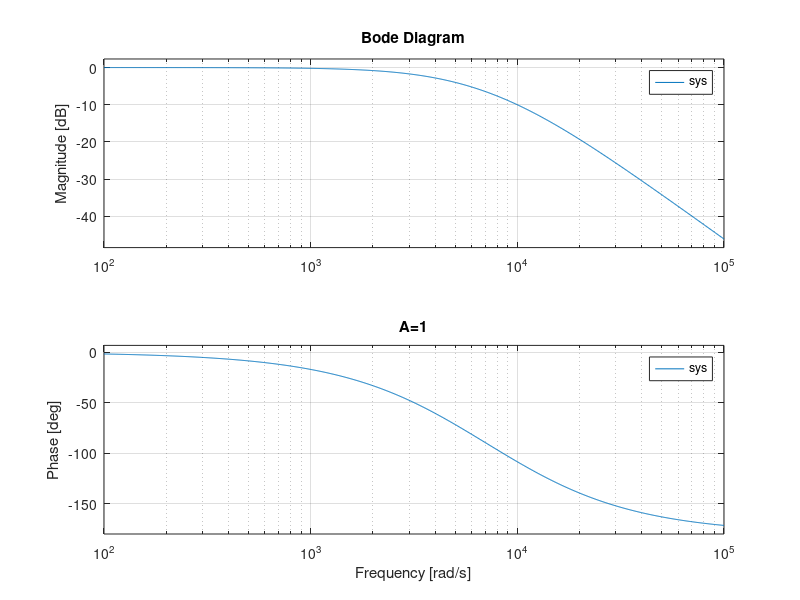
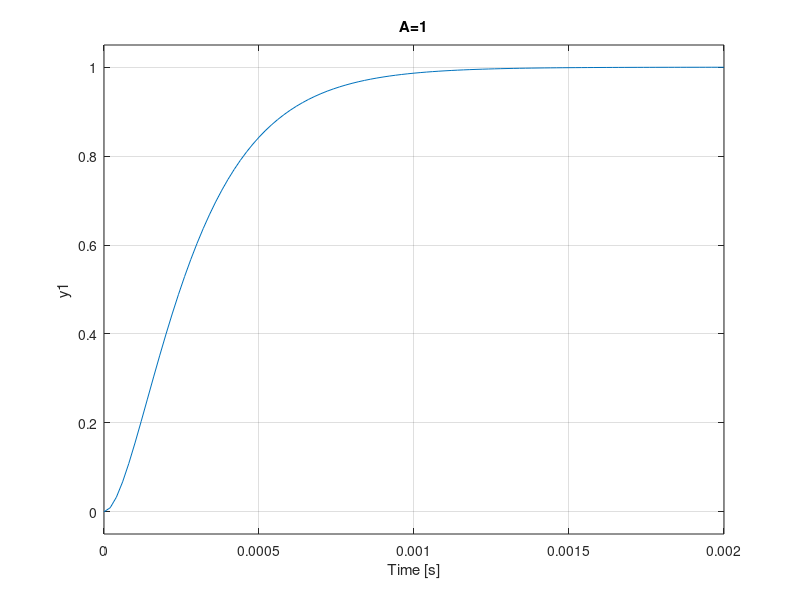
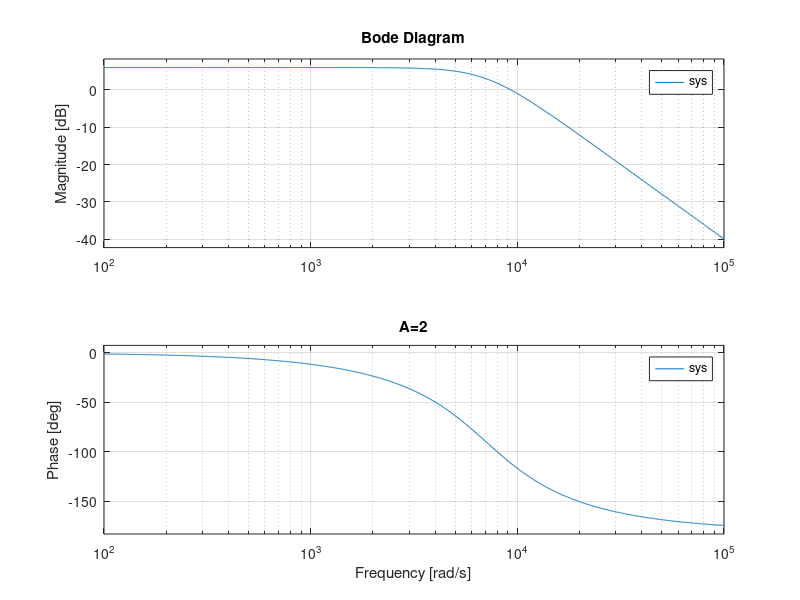
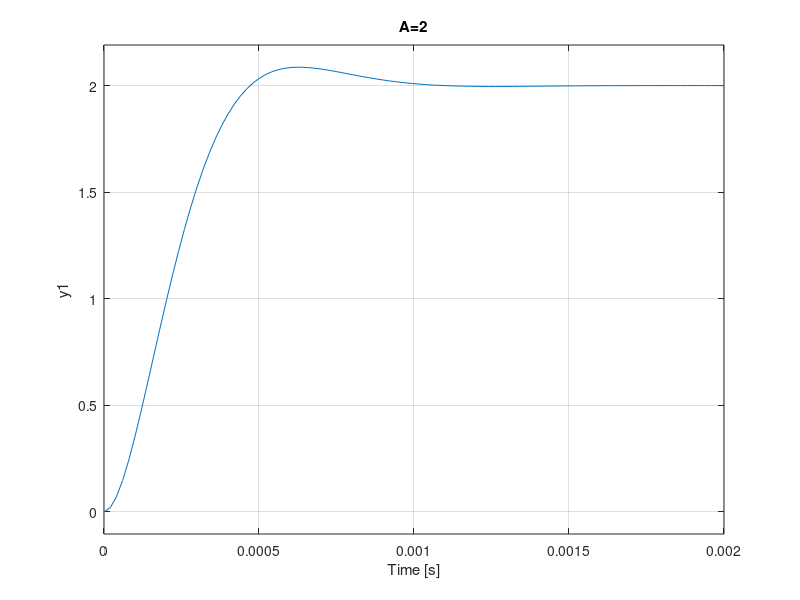

Reproduce these figures in MATLAB, in order.
clear all;
close all;

R = 10E3;
C = 10E-9;

pkg load control;

s = tf('s');

for A = [1 2 3 5];

sys = A/(1+(4-A)*R*C*s+2*R*R*C*C*s*s)
figure;
bode(sys)
title(["A=" num2str(A)])

figure;
step(sys)
title(["A=" num2str(A)])

endfor

## g = -R*C*s/(1+4*R*C*s + 2*R*R*C*C*s*s)

## rlocusx(g,1,0,10);
